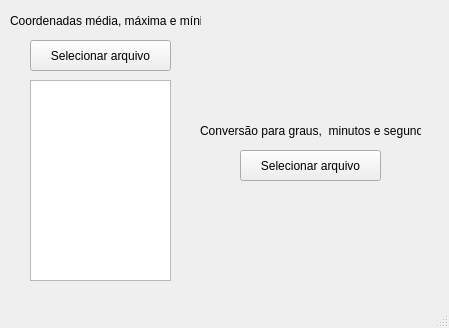
<?xml version="1.0" encoding="UTF-8"?>
<ui version="4.0">
 <class>MainWindow</class>
 <widget class="QMainWindow" name="MainWindow">
  <property name="geometry">
   <rect>
    <x>0</x>
    <y>0</y>
    <width>449</width>
    <height>328</height>
   </rect>
  </property>
  <property name="windowTitle">
   <string>MainWindow</string>
  </property>
  <widget class="QWidget" name="centralwidget">
   <widget class="QTextBrowser" name="textCalculos">
    <property name="geometry">
     <rect>
      <x>30</x>
      <y>80</y>
      <width>141</width>
      <height>201</height>
     </rect>
    </property>
    <property name="html">
     <string>&lt;!DOCTYPE HTML PUBLIC &quot;-//W3C//DTD HTML 4.0//EN&quot; &quot;http://www.w3.org/TR/REC-html40/strict.dtd&quot;&gt;
&lt;html&gt;&lt;head&gt;&lt;meta name=&quot;qrichtext&quot; content=&quot;1&quot; /&gt;&lt;style type=&quot;text/css&quot;&gt;
p, li { white-space: pre-wrap; }
&lt;/style&gt;&lt;/head&gt;&lt;body style=&quot; font-family:'MS Shell Dlg 2'; font-size:8.25pt; font-weight:400; font-style:normal;&quot;&gt;
&lt;p style=&quot;-qt-paragraph-type:empty; margin-top:0px; margin-bottom:0px; margin-left:0px; margin-right:0px; -qt-block-indent:0; text-indent:0px; font-family:'MS Shell Dlg 2';&quot;&gt;&lt;br /&gt;&lt;/p&gt;&lt;/body&gt;&lt;/html&gt;</string>
    </property>
   </widget>
   <widget class="QLabel" name="label">
    <property name="geometry">
     <rect>
      <x>10</x>
      <y>0</y>
      <width>191</width>
      <height>41</height>
     </rect>
    </property>
    <property name="text">
     <string>Coordenadas média, máxima e mínima</string>
    </property>
   </widget>
   <widget class="QPushButton" name="botaoCalculos">
    <property name="geometry">
     <rect>
      <x>30</x>
      <y>40</y>
      <width>141</width>
      <height>31</height>
     </rect>
    </property>
    <property name="text">
     <string>Selecionar arquivo</string>
    </property>
   </widget>
   <widget class="QPushButton" name="botaoConversao">
    <property name="geometry">
     <rect>
      <x>240</x>
      <y>150</y>
      <width>141</width>
      <height>31</height>
     </rect>
    </property>
    <property name="text">
     <string>Selecionar arquivo</string>
    </property>
   </widget>
   <widget class="QLabel" name="label_2">
    <property name="geometry">
     <rect>
      <x>200</x>
      <y>110</y>
      <width>221</width>
      <height>41</height>
     </rect>
    </property>
    <property name="text">
     <string>Conversão para graus,  minutos e segundos</string>
    </property>
   </widget>
  </widget>
  <widget class="QMenuBar" name="menubar">
   <property name="geometry">
    <rect>
     <x>0</x>
     <y>0</y>
     <width>449</width>
     <height>21</height>
    </rect>
   </property>
  </widget>
  <widget class="QStatusBar" name="statusbar"/>
 </widget>
 <resources/>
 <connections/>
</ui>
